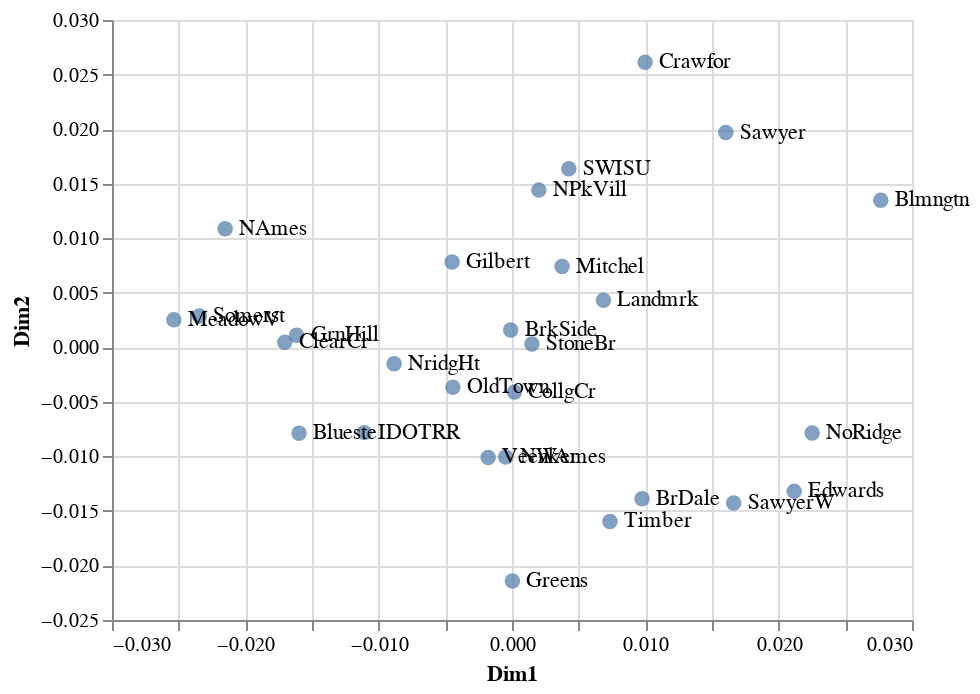

Notebook cell for this chart:
### Code cell
model.visualize()

### Figure 1 — Vega-Lite specification as saved in the notebook (floating-point values rounded to 4 significant figures)
{"config": {"view": {"continuousWidth": 400, "continuousHeight": 300}}, "layer": [{"mark": {"type": "circle", "size": 60}, "encoding": {"tooltip": [{"field": "Neighborhood", "type": "nominal"}], "x": {"field": "Dim1", "type": "quantitative"}, "y": {"field": "Dim2", "type": "quantitative"}}}, {"mark": {"type": "text", "align": "left", "baseline": "middle", "dx": 7}, "encoding": {"text": {"field": "Neighborhood", "type": "nominal"}, "tooltip": [{"field": "Neighborhood", "type": "nominal"}], "x": {"field": "Dim1", "type": "quantitative"}, "y": {"field": "Dim2", "type": "quantitative"}}}], "data": {"name": "data-376b6f5ec98de5eadf8f17e254efe92f"}, "$schema": "https://vega.github.io/schema/vega-lite/v4.17.0.json", "datasets": {"data-376b6f5ec98de5eadf8f17e254efe92f": [{"Dim1": 0.02766, "Dim2": 0.01347, "Neighborhood": "Blmngtn"}, {"Dim1": -0.01597, "Dim2": -0.007891, "Neighborhood": "Blueste"}, {"Dim1": 0.009754, "Dim2": -0.01389, "Neighborhood": "BrDale"}, {"Dim1": -9.932e-05, "Dim2": 0.001585, "Neighborhood": "BrkSide"}, {"Dim1": -0.01705, "Dim2": 0.00045, "Neighborhood": "ClearCr"}, {"Dim1": 0.0001862, "Dim2": -0.004099, "Neighborhood": "CollgCr"}, {"Dim1": 0.009983, "Dim2": 0.02612, "Neighborhood": "Crawfor"}, {"Dim1": 0.02116, "Dim2": -0.01321, "Neighborhood": "Edwards"}, {"Dim1": -0.004491, "Dim2": 0.007815, "Neighborhood": "Gilbert"}, {"Dim1": 2.916e-05, "Dim2": -0.02143, "Neighborhood": "Greens"}, {"Dim1": -0.01616, "Dim2": 0.001094, "Neighborhood": "GrnHill"}, {"Dim1": -0.01108, "Dim2": -0.007824, "Neighborhood": "IDOTRR"}, {"Dim1": 0.006861, "Dim2": 0.004302, "Neighborhood": "Landmrk"}, {"Dim1": -0.02536, "Dim2": 0.002512, "Neighborhood": "MeadowV"}, {"Dim1": 0.003755, "Dim2": 0.007397, "Neighborhood": "Mitchel"}, {"Dim1": -0.02151, "Dim2": 0.01086, "Neighborhood": "NAmes"}, {"Dim1": 0.002011, "Dim2": 0.01441, "Neighborhood": "NPkVill"}, {"Dim1": -0.0004739, "Dim2": -0.01005, "Neighborhood": "NWAmes"}, {"Dim1": 0.02251, "Dim2": -0.007859, "Neighborhood": "NoRidge"}, {"Dim1": -0.00884, "Dim2": -0.001513, "Neighborhood": "NridgHt"}, {"Dim1": -0.004434, "Dim2": -0.003659, "Neighborhood": "OldTown"}, {"Dim1": 0.004259, "Dim2": 0.01637, "Neighborhood": "SWISU"}, {"Dim1": 0.01604, "Dim2": 0.01969, "Neighborhood": "Sawyer"}, {"Dim1": 0.01663, "Dim2": -0.01428, "Neighborhood": "SawyerW"}, {"Dim1": -0.02345, "Dim2": 0.002864, "Neighborhood": "Somerst"}, {"Dim1": 0.001493, "Dim2": 0.0002997, "Neighborhood": "StoneBr"}, {"Dim1": 0.007348, "Dim2": -0.01596, "Neighborhood": "Timber"}, {"Dim1": -0.001789, "Dim2": -0.0101, "Neighborhood": "Veenker"}]}}
